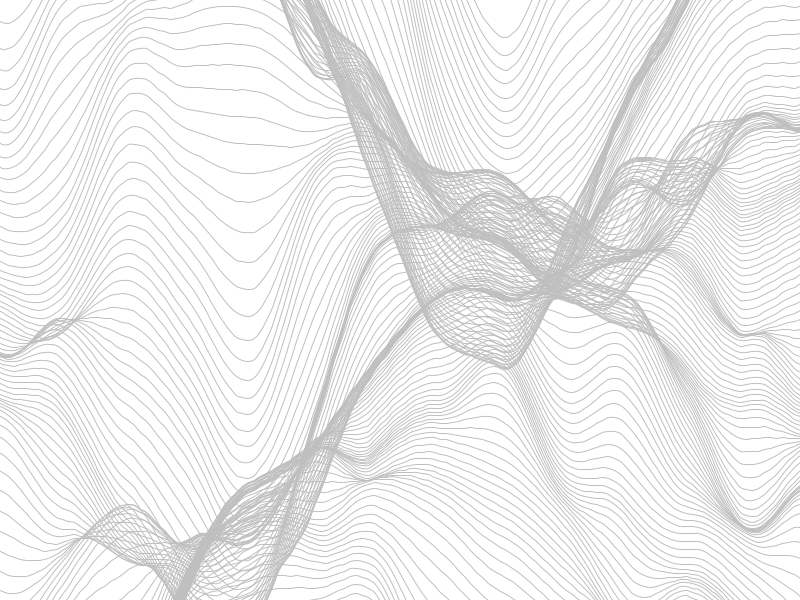
Frame 1 (no input)
Frame 2 (the mouse pressed at the canvas centre, redrawn once): identical to frame 1, image omitted

The Processing sketch that drew this single still picture (run headless with seeded random() and noise(); the mouse was pressed at the canvas centre and the sketch redrawn once):

// Processing sketch: noise
// ── noise.pde
float strength = 1400.0;
int step = 6;
float noiseScale = 0.002;

void setup( ) {
    size(800, 600);
    noLoop();
}

void draw( ) {
    background(255);
    stroke(191);
    noFill();

    for(int i = -height * 2; i < height * 2; i += step) {
        beginShape();
        for(int j = -width / 2; j < width * 1.5; j += step) {
            float noise = noise(j * noiseScale, i * noiseScale) * strength;
            curveVertex(j, i + noise + (j * 0.5));
        }
        endShape();
    }
}
